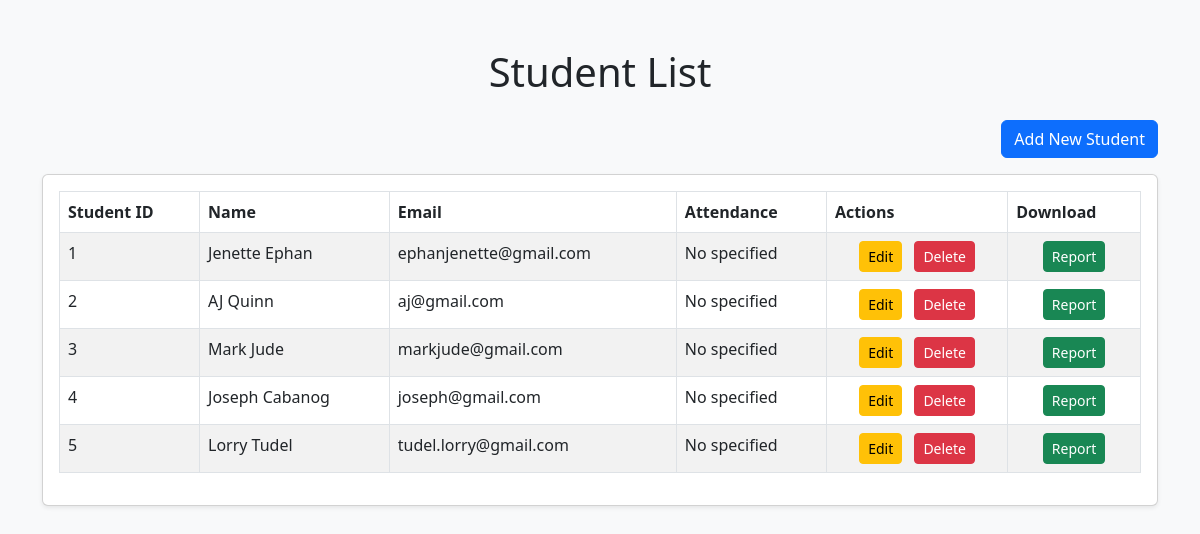
/students/, run on an earlier commit of the app's database.
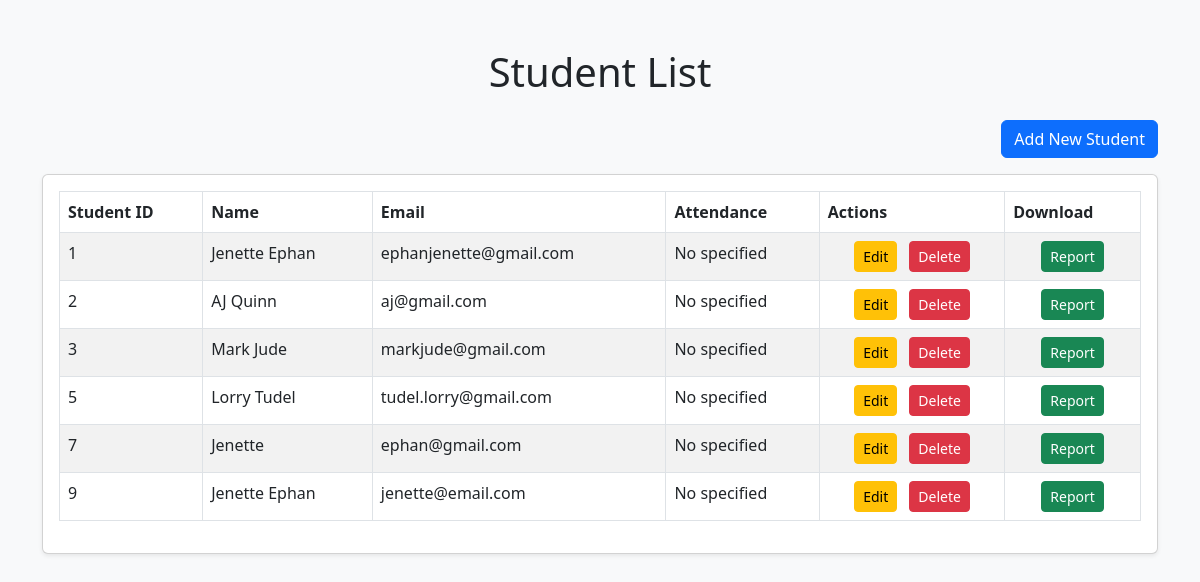
And on a later commit of the database.
### samsapp/models.py (models this page shows, shortened)
class Student(models.Model):
    student_id = models.AutoField(primary_key=True)  # Automatically increments
    student_fullname = models.CharField(max_length=50)
    student_email = models.EmailField(max_length=50)
    birth_date = models.DateField()
    enrollment_date = models.DateField()

### samsapp/views.py (the view)
# urls.py: path('students/', views.student_list, name='student_list'),
def student_list(request):
    students = Student.objects.all()
    return render(request, 'samsapp/student_list.html', {'students': students})

### samsapp/templates/samsapp/student_list.html (shortened to what this page needs)
<!DOCTYPE html>
<html lang="en">
<head>
    <link href="https://cdn.jsdelivr.net/npm/bootstrap@5.3.0-alpha1/dist/css/bootstrap.min.css" rel="stylesheet">
</head>
<body class="bg-light">
<div class="container mt-5">
    <h1 class="text-center mb-4">Student List</h1>
    <div class="text-end mb-3">
        <a href="{% url 'student_create' %}" class="btn btn-primary">Add New Student</a>
    </div>
    <div class="card shadow-sm">
        <div class="card-body">
            <table class="table table-bordered table-striped">
                <thead>
                    <tr class="bg-primary text-white">
                        <th>Student ID</th>
                        <th>Name</th>
                        <th>Email</th>
                        <th>Attendance</th>
                        <th>Actions</th>
                        <th>Download</th>
                    </tr>
                </thead>
                <tbody>
                    {% for student in students %}
                        <tr>
                            <td>{{ student.student_id }}</td>
                            <td>{{ student.student_fullname }}</td>
                            <td>{{ student.student_email }}</td>
                            <td>No specified</td>
                            <td class="text-center">
                                <a href="{% url 'student_update' student.pk %}" class="btn btn-warning btn-sm me-2">Edit</a>
                                <form action="{% url 'student_delete' student.pk %}" method="post" style="display: inline;">
                                    <button type="submit" class="btn btn-danger btn-sm" onclick="return confirm('Are you sure you want to delete this student?');">Delete</button>
                                </form>
                            </td>
                            <td class="text-center">
                                <a href="{% url 'student_report' student.pk %}" class="btn btn-success btn-sm">Report</a>
                            </td>
                        </tr>
                    {% empty %}
                        <tr>
                            <td colspan="6" class="text-center">No students found.</td>
                        </tr>
                    {% endfor %}
                </tbody>
            </table>
        </div>
    </div>
</div>
</body>
</html>

What changed in the data, as far as the page shows it:
removed Student: student_id "4", student_fullname "Joseph Cabanog", student_email "joseph@gmail.com"
added Student: student_id "7", student_fullname "Jenette", student_email "ephan@gmail.com"
added Student: student_id "9", student_fullname "Jenette Ephan", student_email "jenette@email.com"
